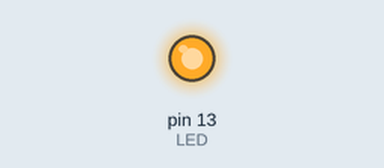
The sketch below on a simulated Arduino Uno, built with avr-gcc and run on an emulated ATmega328P. On the bench: output pins drawn as LEDs (lit = HIGH).

Above: at 0.2 s.
At 20.5 s:
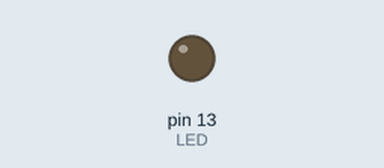
Timing chart, 0 to 21.5 s (numbered marks = the images above):
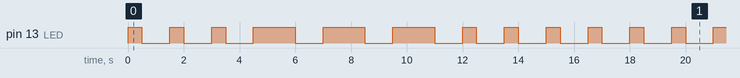

Measured:
- by itself, pin 13 (LED): repeats every 16.5 s: 2 × (LOW 1.0 s, HIGH 0.50 s), 3 × (LOW 1.0 s, HIGH 1.5 s), 4 × (LOW 1.0 s, HIGH 0.50 s)
- by itself, everything shown: repeats every 16.5 s, in 18 steps

The sketch:

Task1.2.ino
```cpp
int LED=13;
void setup() {
  // put your setup code here, to run once:
pinMode(LED,OUTPUT);
}

void loop() {
  // put your main code here, to run repeatedly:
  digitalWrite(LED_BUILTIN, HIGH);
  delay(500);
  digitalWrite(LED_BUILTIN, LOW);
  delay(1000);
  digitalWrite(LED_BUILTIN, HIGH);
  delay(500);
  digitalWrite(LED_BUILTIN, LOW);
  delay(1000);
  digitalWrite(LED_BUILTIN, HIGH);
  delay(500);
  digitalWrite(LED_BUILTIN, LOW);
  delay(1000);

  digitalWrite(LED_BUILTIN, HIGH);
  delay(1500);
  digitalWrite(LED_BUILTIN, LOW);
  delay(1000);
  digitalWrite(LED_BUILTIN, HIGH);
  delay(1500);
  digitalWrite(LED_BUILTIN, LOW);
  delay(1000);
  digitalWrite(LED_BUILTIN, HIGH);
  delay(1500);
  digitalWrite(LED_BUILTIN, LOW);
  delay(1000);

  digitalWrite(LED_BUILTIN, HIGH);
  delay(500);
  digitalWrite(LED_BUILTIN, LOW);
  delay(1000);
  digitalWrite(LED_BUILTIN, HIGH);
  delay(500);
  digitalWrite(LED_BUILTIN, LOW);
  delay(1000);
  digitalWrite(LED_BUILTIN, HIGH);
  delay(500);
  digitalWrite(LED_BUILTIN, LOW);
  delay(1000);
}
```
